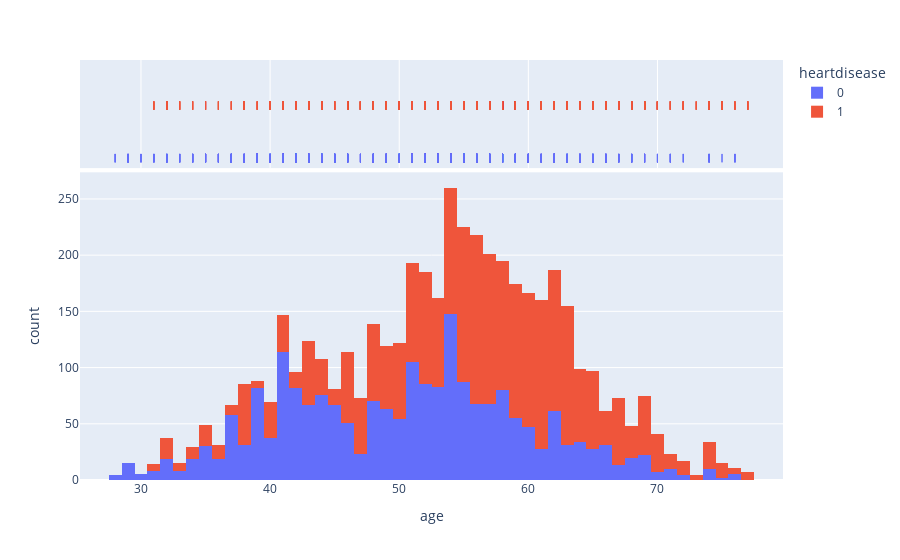

The code cell stored with this chart in its notebook:
### Code cell
fig = px.histogram(df, x='age', color='heartdisease',marginal="rug")
fig.show()

### Figure 1 — Plotly figure (JSON) as saved in the notebook; plotly's stock layout.template omitted (floating-point values rounded to 4 significant figures; data arrays with more than 128 entries replaced by an {"elided": "..."} marker saying what was removed)
{"data": [{"alignmentgroup": "True", "bingroup": "x", "hovertemplate": "heartdisease=0<br>age=%{x}<br>count=%{y}<extra></extra>", "legendgroup": "0", "marker": {"color": "#636efa", "pattern": {"shape": ""}}, "name": "0", "offsetgroup": "0", "orientation": "v", "showlegend": true, "type": "histogram", "x": {"elided": "2134 int values"}, "xaxis": "x", "yaxis": "y"}, {"alignmentgroup": "True", "boxpoints": "all", "fillcolor": "rgba(255,255,255,0)", "hoveron": "points", "hovertemplate": "heartdisease=0<br>age=%{x}<extra></extra>", "jitter": 0, "legendgroup": "0", "line": {"color": "rgba(255,255,255,0)"}, "marker": {"color": "#636efa", "symbol": "line-ns-open"}, "name": "0", "offsetgroup": "0", "showlegend": false, "type": "box", "x": {"elided": "2134 int values"}, "xaxis": "x2", "yaxis": "y2"}, {"alignmentgroup": "True", "bingroup": "x", "hovertemplate": "heartdisease=1<br>age=%{x}<br>count=%{y}<extra></extra>", "legendgroup": "1", "marker": {"color": "#EF553B", "pattern": {"shape": ""}}, "name": "1", "offsetgroup": "1", "orientation": "v", "showlegend": true, "type": "histogram", "x": {"elided": "2583 int values"}, "xaxis": "x", "yaxis": "y"}, {"alignmentgroup": "True", "boxpoints": "all", "fillcolor": "rgba(255,255,255,0)", "hoveron": "points", "hovertemplate": "heartdisease=1<br>age=%{x}<extra></extra>", "jitter": 0, "legendgroup": "1", "line": {"color": "rgba(255,255,255,0)"}, "marker": {"color": "#EF553B", "symbol": "line-ns-open"}, "name": "1", "offsetgroup": "1", "showlegend": false, "type": "box", "x": {"elided": "2583 int values"}, "xaxis": "x2", "yaxis": "y2"}], "layout": {"barmode": "relative", "legend": {"title": {"text": "heartdisease"}, "tracegroupgap": 0}, "margin": {"t": 60}, "xaxis": {"anchor": "y", "domain": [0, 1], "title": {"text": "age"}}, "xaxis2": {"anchor": "y2", "domain": [0, 1], "matches": "x", "showgrid": true, "showticklabels": false}, "yaxis": {"anchor": "x", "domain": [0, 0.7326], "title": {"text": "count"}}, "yaxis2": {"anchor": "x2", "domain": [0.7426, 1], "matches": "y2", "showgrid": false, "showline": false, "showticklabels": false, "ticks": ""}}}
